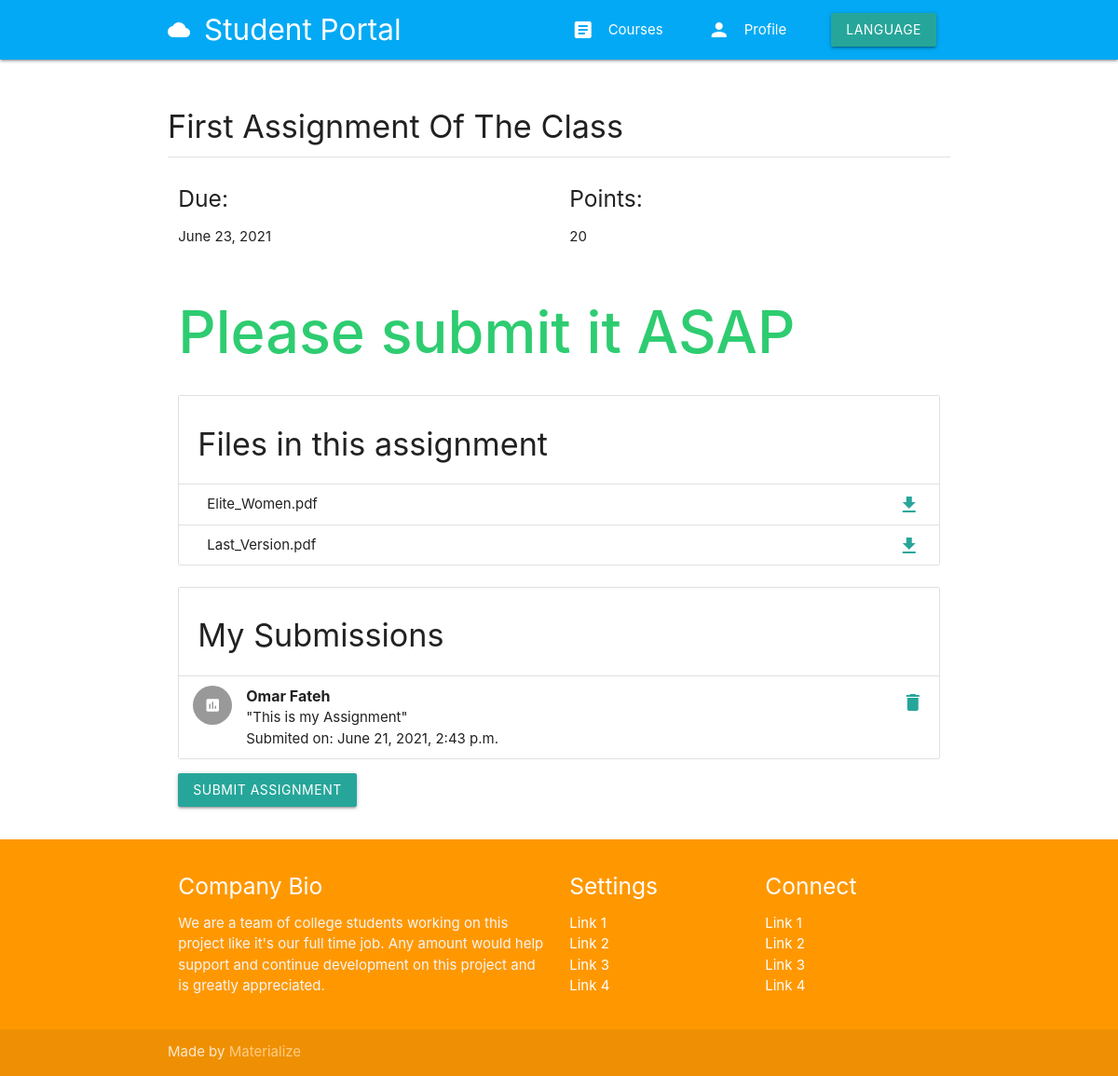
Page /courses/chemistry-101/assignment/1/ (signed in) on the committed database.
### assignment/models.py (models this page shows, shortened)
class Assignment(BaseTimestamp):
    title = models.CharField(max_length=200)
    content = RichTextField()
    points = models.PositiveIntegerField()
    due = models.DateField()
    teacher = models.ForeignKey(User, related_name='assignments', on_delete=models.CASCADE)
    module = models.ForeignKey(Module, related_name='assignments', on_delete=models.CASCADE)
    files = models.ManyToManyField(AssignmentFiles, blank=True)
    class Meta:
        ordering = ['created_at']
    def get_add_submission_absolute_url(self):
        return reverse("assignment:submit-assignment", kwargs={"course_slug": self.module.course.slug, "assignment_id": self.id})

class AssignmentFiles(BaseTimestamp):
    file = models.FileField(upload_to=assignment_file)
    teacher = models.ForeignKey(User, on_delete=models.CASCADE)
    def get_filename(self):
        return self.file.name.split('/')[-1]

class Submission(BaseTimestamp):
    student = models.ForeignKey(User, related_name='assignment_submissions', on_delete=models.CASCADE)
    assignment = models.ForeignKey(Assignment, related_name='submissions', on_delete=models.CASCADE)
    file = models.FileField(upload_to=submission_file)
    comment = models.TextField()

### accounts/models.py (models this page shows, shortened)
class User(AbstractBaseUser):
    email = models.EmailField(max_length=255, unique=True)
    full_name = models.CharField(max_length=255)
    is_active = models.BooleanField(default=False) # can login
    is_staff = models.BooleanField(default=False) # staff user non superuser
    is_superuser = models.BooleanField(default=False) # superuser
    previously_logged_in = models.BooleanField(default=False)
    timestamp = models.DateTimeField(auto_now_add=True)
    USERNAME_FIELD = 'email'
    REQUIRED_FIELDS = [] # USERNAME_FIELD and password are required by default.
    objects = UserManager()

### assignment/views.py (the view)
# urls.py: path('courses/<slug:course_slug>/assignment/<int:assignment_id>/', assignment_detail, name='assignment-detail'),
@login_required
def assignment_detail(request, course_slug, assignment_id):
    course = get_object_or_404(Course, slug=course_slug)
    assignment = get_object_or_404(Assignment, pk=assignment_id)
    student_submissions = Submission.objects.filter(assignment=assignment, student=request.user)
    is_student = False
    if request.user in course.students.all():
        is_student = True
    context = {'assignment':assignment, 'student_submissions':student_submissions, 'is_student':is_student}
    return render(request, 'assignment/assignment_detail.html', context)

### templates/assignment/assignment_detail.html (shortened to what this page needs)
{% extends 'base.html' %}
{% load static %}
{% block content %}
{% include 'navigation.html' %}
<div class="container">
    <div class="section">
        <div class="section">
            <h4>{{ assignment.title|title }}</h4>
            <div class="divider"></div>
        </div>
        <div class="row">
            <div class="col s6">
                <h5>Due:</h5>
                <p>{{ assignment.due }}</p>
            </div>
            <div class="col s6">
                <h5>Points:</h5>
                <p>{{ assignment.points }}</p>
            </div>
            <div class="col s12">
                {{ assignment.content | safe }}
            </div>
            <div class="col s12">
                <ul class="collection with-header">
                    <li class="collection-header">
                        <h4>Files in this assignment</h4>
                    </li>
                    {% for file in assignment.files.all %}
                    <li class="collection-item">
                        <div>{{ file.get_filename }}<a class="secondary-content" href="{{ file.file.url }}" download>
                                <i class="material-icons">download</i></a></div>
                    </li>
                    {% endfor %}
                </ul>
            </div>
            {% if student_submissions %}
            <div class="col s12">
                <ul class="collection with-header">
                    <li class="collection-header">
                        <h4>My Submissions</h4>
                    </li>
                    {% for submission in student_submissions %}
                    <li class="collection-item avatar">
                        <i class="material-icons circle">insert_chart</i>
                        <span class="title"><b>{{ submission.student.full_name }}</b></span>
                        <p>"{{ submission.comment }}"</p>
                        <p>Submited on: {{ submission.created_at }}</p>
                        <a href="#!" class="secondary-content"><i class="material-icons">delete</i></a>
                    </li>
                    {% endfor %}
                </ul>
            </div>
            {% endif %}
            <br>
            <div class="col s12">
                <a class="btn" href="{{ assignment.get_add_submission_absolute_url }}">Submit Assignment</a>
            </div>
        </div>
    </div>
</div>
{% include 'footer.html' %}
{% endblock content %}

### templates/base.html (shortened to what this page needs)
{% load static %}
<!DOCTYPE html>
<html lang="en">
<head>
    <link href="{% static 'css/materialize.css' %}" type="text/css" rel="stylesheet" media="screen,projection" />
    <link href="{% static 'css/style.css' %}" type="text/css" rel="stylesheet" media="screen,projection" />
</head>
<body>
    {% block content %}
    {% endblock content %}
</body>
</html>

### templates/navigation.html (shortened to what this page needs)
{% load i18n %}
<nav class="light-blue" role="navigation">
    <div class="nav-wrapper container">
        <a href="#" class="brand-logo"><i class="material-icons">cloud</i>{% trans 'Student Portal' %}</a>
        <ul class="right hide-on-med-and-down">
            <li><a href="{% url 'classroom:categories' %}"><i class="material-icons left">article</i>{% trans 'Courses' %}</a></li>
            {% if request.user.is_authenticated %}
            <li><a href="#" data-target="slide-out" class="sidenav-trigger show-on-large">
                <i class="material-icons left">person</i>{% trans 'Profile' %}</a>
            </li>
            {% else %}
            <li><a href="{% url 'accounts:login' %}"><i class="material-icons left">login</i>{% trans 'Login' %}</a></li>
            <li><a href="{% url 'accounts:register' %}"><i class="material-icons left">account_box</i>{% trans 'Register' %}</a></li>
            {% endif %}
            <li><a class='dropdown-trigger btn' href='#' data-target='dropdown1'>{% trans 'Language' %}</a></li>
        </ul>
    </div>
</nav>

### templates/sidenav.html (shortened to what this page needs)
{% load i18n %}
{% load static %}

### templates/footer.html
<footer class="page-footer orange">
    <div class="container">
        <div class="row">
            <div class="col l6 s12">
                <h5 class="white-text">Company Bio</h5>
                <p class="grey-text text-lighten-4">We are a team of college students working on this project like
                    it's our full time job. Any amount would help support and continue development on this project
                    and is greatly appreciated.</p>
            </div>
            <div class="col l3 s12">
                <h5 class="white-text">Settings</h5>
                <ul>
                    <li><a class="white-text" href="#!">Link 1</a></li>
                    <li><a class="white-text" href="#!">Link 2</a></li>
                    <li><a class="white-text" href="#!">Link 3</a></li>
                    <li><a class="white-text" href="#!">Link 4</a></li>
                </ul>
            </div>
            <div class="col l3 s12">
                <h5 class="white-text">Connect</h5>
                <ul>
                    <li><a class="white-text" href="#!">Link 1</a></li>
                    <li><a class="white-text" href="#!">Link 2</a></li>
                    <li><a class="white-text" href="#!">Link 3</a></li>
                    <li><a class="white-text" href="#!">Link 4</a></li>
                </ul>
            </div>
        </div>
    </div>
    <div class="footer-copyright">
        <div class="container">
            Made by <a class="orange-text text-lighten-3" href="http://materializecss.com">Materialize</a>
        </div>
    </div>
</footer>

### rows in the picture
Assignment: title "First Assignment Of The Class", due "June 23, 2021", points "20", content "Please submit it ASAP"
AssignmentFiles: get_filename "Elite_Women.pdf"
AssignmentFiles: get_filename "Last_Version.pdf"
Submission: student.full_name "Omar Fateh", comment "This is my Assignment", created_at "June 21, 2021, 2:43 p.m."
